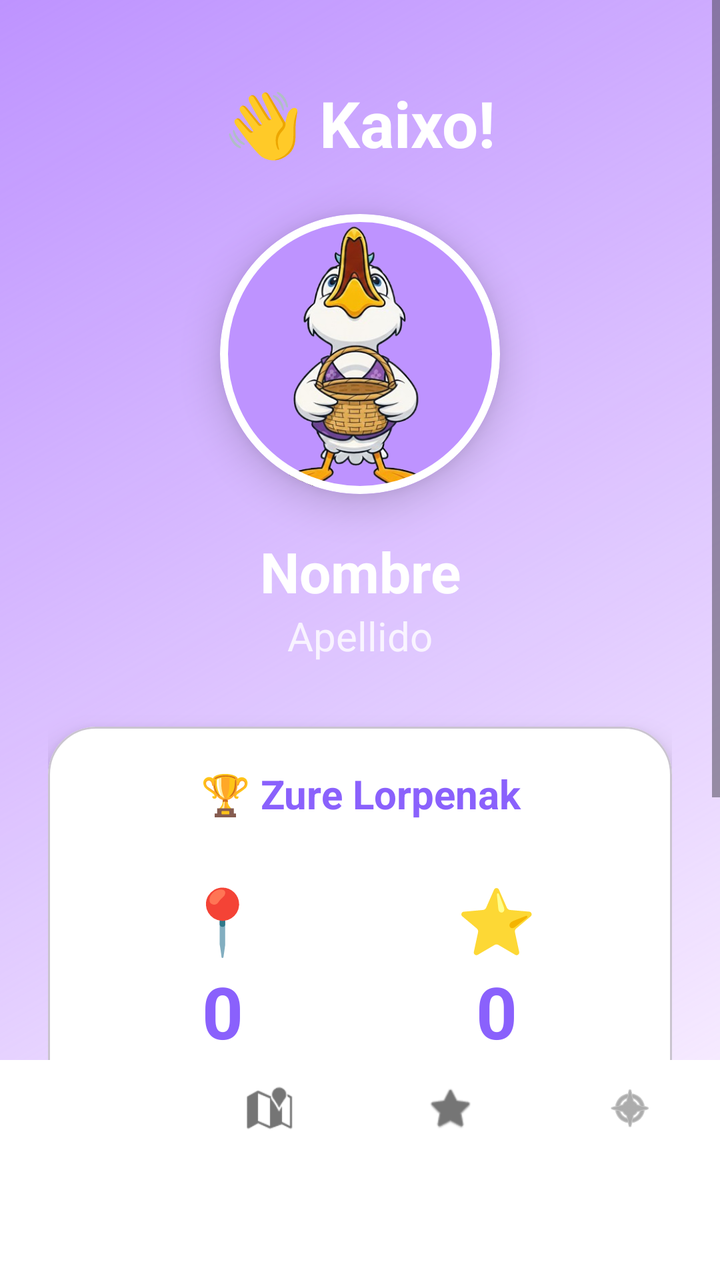
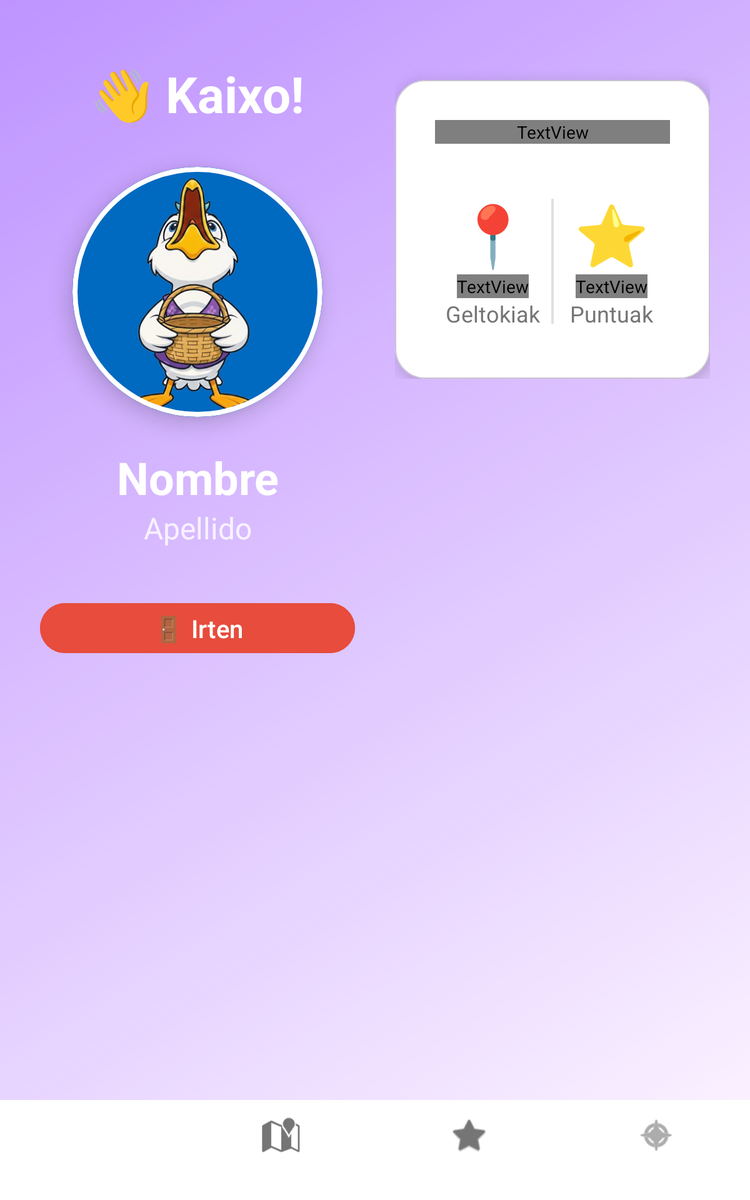

Compare how this app lays out the same screen by default and in its alternative resource folder. The renders come first, then the two layout files and the values they reference.
<!-- AndroidManifest.xml: application theme Theme.MentxuApp -->
<!-- res/layout/activity_perfil.xml -->
<?xml version="1.0" encoding="utf-8"?>
<androidx.constraintlayout.widget.ConstraintLayout 
    xmlns:android="http://schemas.android.com/apk/res/android"
    xmlns:app="http://schemas.android.com/apk/res-auto"
    android:layout_width="match_parent"
    android:layout_height="match_parent"
    android:background="@drawable/gradient_premium">

    <ScrollView
        android:layout_width="0dp"
        android:layout_height="0dp"
        app:layout_constraintTop_toTopOf="parent"
        app:layout_constraintBottom_toTopOf="@+id/bottom_navigation"
        app:layout_constraintStart_toStartOf="parent"
        app:layout_constraintEnd_toEndOf="parent">

        <LinearLayout
            android:layout_width="match_parent"
            android:layout_height="wrap_content"
            android:orientation="vertical"
            android:padding="24dp"
            android:gravity="center_horizontal">

            
            <TextView
                android:layout_width="wrap_content"
                android:layout_height="wrap_content"
                android:layout_marginTop="16dp"
                android:text="👋 Kaixo!"
                android:textColor="@android:color/white"
                android:textSize="32sp"
                android:textStyle="bold" />

            
            <com.google.android.material.card.MaterialCardView
                android:layout_width="140dp"
                android:layout_height="140dp"
                android:layout_marginTop="24dp"
                app:cardCornerRadius="70dp"
                app:cardElevation="12dp"
                app:strokeColor="@android:color/white"
                app:strokeWidth="4dp">

                <ImageView
                    android:id="@+id/ivAvatar"
                    android:layout_width="match_parent"
                    android:layout_height="match_parent"
                    android:scaleType="centerCrop"
                    android:src="@drawable/mentxu_cesta"
                    android:background="@color/lavender" />

            </com.google.android.material.card.MaterialCardView>

            
            <TextView
                android:id="@+id/tvNombre"
                android:layout_width="match_parent"
                android:layout_height="wrap_content"
                android:layout_marginTop="20dp"
                android:gravity="center"
                android:text="Nombre"
                android:textColor="@android:color/white"
                android:textSize="28sp"
                android:textStyle="bold" />

            
            <TextView
                android:id="@+id/tvApellido"
                android:layout_width="match_parent"
                android:layout_height="wrap_content"
                android:gravity="center"
                android:text="Apellido"
                android:textColor="#CCFFFFFF"
                android:textSize="20sp" />

            
            <com.google.android.material.card.MaterialCardView
                android:layout_width="match_parent"
                android:layout_height="wrap_content"
                android:layout_marginTop="32dp"
                app:cardCornerRadius="24dp"
                app:cardElevation="8dp"
                app:cardBackgroundColor="@android:color/white">

                <LinearLayout
                    android:layout_width="match_parent"
                    android:layout_height="wrap_content"
                    android:orientation="vertical"
                    android:padding="20dp">

                    <TextView
                        android:layout_width="match_parent"
                        android:layout_height="wrap_content"
                        android:text="🏆 Zure Lorpenak"
                        android:textColor="@color/purple"
                        android:textSize="20sp"
                        android:textStyle="bold"
                        android:gravity="center" />

                    <LinearLayout
                        android:layout_width="match_parent"
                        android:layout_height="wrap_content"
                        android:layout_marginTop="20dp"
                        android:orientation="horizontal">

                        
                        <LinearLayout
                            android:layout_width="0dp"
                            android:layout_height="wrap_content"
                            android:layout_weight="1"
                            android:gravity="center"
                            android:orientation="vertical"
                            android:padding="8dp">

                            <TextView
                                android:layout_width="wrap_content"
                                android:layout_height="wrap_content"
                                android:text="📍"
                                android:textSize="32sp" />

                            <TextView
                                android:id="@+id/tvParadasCompletadas"
                                android:layout_width="wrap_content"
                                android:layout_height="wrap_content"
                                android:text="0"
                                android:textColor="@color/purple"
                                android:textSize="36sp"
                                android:textStyle="bold" />

                            <TextView
                                android:layout_width="wrap_content"
                                android:layout_height="wrap_content"
                                android:text="Geltokiak"
                                android:textColor="@color/texto_secundario"
                                android:textSize="14sp" />

                        </LinearLayout>

                        
                        <View
                            android:layout_width="2dp"
                            android:layout_height="80dp"
                            android:layout_gravity="center"
                            android:background="@color/yellow" />

                        
                        <LinearLayout
                            android:layout_width="0dp"
                            android:layout_height="wrap_content"
                            android:layout_weight="1"
                            android:gravity="center"
                            android:orientation="vertical"
                            android:padding="8dp">

                            <TextView
                                android:layout_width="wrap_content"
                                android:layout_height="wrap_content"
                                android:text="⭐"
                                android:textSize="32sp" />

                            <TextView
                                android:id="@+id/tvPuntuacionTotal"
                                android:layout_width="wrap_content"
                                android:layout_height="wrap_content"
                                android:text="0"
                                android:textColor="@color/purple"
                                android:textSize="36sp"
                                android:textStyle="bold" />

                            <TextView
                                android:layout_width="wrap_content"
                                android:layout_height="wrap_content"
                                android:text="Puntuak"
                                android:textColor="@color/texto_secundario"
                                android:textSize="14sp" />

                        </LinearLayout>

                    </LinearLayout>

                </LinearLayout>

            </com.google.android.material.card.MaterialCardView>

            
            <Button
                android:id="@+id/btnCerrarSesion"
                android:layout_width="match_parent"
                android:layout_height="wrap_content"
                android:layout_marginTop="32dp"
                android:layout_marginBottom="24dp"
                android:backgroundTint="@color/pink"
                android:text="🚪 Irten"
                android:textColor="@android:color/white"
                android:textSize="18sp" />

        </LinearLayout>
    </ScrollView>

    <com.google.android.material.bottomnavigation.BottomNavigationView
        android:id="@+id/bottom_navigation"
        android:layout_width="0dp"
        android:layout_height="110dp"
        android:background="@color/white"
        app:elevation="8dp"
        app:itemIconTint="@color/nav_item_color"
        app:itemTextColor="@color/nav_item_color"
        app:labelVisibilityMode="labeled"
        app:menu="@menu/bottom_nav_menu"
        app:layout_constraintBottom_toBottomOf="parent"
        app:layout_constraintStart_toStartOf="parent"
        app:layout_constraintEnd_toEndOf="parent" />

</androidx.constraintlayout.widget.ConstraintLayout>
<!-- resources referenced by this layout -->
<resources>
  <color name="lavender">#BE93FF</color>
  <color name="purple">#8A61FC</color>
  <color name="texto_secundario">#757575</color>
  <color name="white">#FFFFFFFF</color>
  <!-- drawable gradient_premium (drawable) -->
  <?xml version="1.0" encoding="utf-8"?>
  <shape xmlns:android="http://schemas.android.com/apk/res/android">
      <gradient
          android:startColor="@color/pink"
          android:endColor="@color/lavender"
          android:angle="135"/>
  </shape>
  <!-- drawable mentxu_cesta: png bitmap (drawable, 127494 bytes) -->
  <style name="Theme.MentxuApp" parent="Theme.Material3.DayNight.NoActionBar">
          
          
          
      </style>
</resources>
<!-- res/layout-sw600dp/activity_perfil.xml (the repository's variant of the layout above) -->
<!-- drawn on a 7-inch tablet held upright -->
<?xml version="1.0" encoding="utf-8"?>
<androidx.constraintlayout.widget.ConstraintLayout 
    xmlns:android="http://schemas.android.com/apk/res/android"
    xmlns:app="http://schemas.android.com/apk/res-auto"
    android:layout_width="match_parent"
    android:layout_height="match_parent"
    android:background="@drawable/gradient_premium">

    <ScrollView
        android:layout_width="0dp"
        android:layout_height="0dp"
        app:layout_constraintTop_toTopOf="parent"
        app:layout_constraintBottom_toTopOf="@+id/bottom_navigation"
        app:layout_constraintStart_toStartOf="parent"
        app:layout_constraintEnd_toEndOf="parent">

        
        <LinearLayout
            android:layout_width="match_parent"
            android:layout_height="wrap_content"
            android:orientation="horizontal"
            android:padding="32dp"
            android:baselineAligned="false">

            
            <LinearLayout
                android:layout_width="0dp"
                android:layout_height="wrap_content"
                android:layout_weight="1"
                android:orientation="vertical"
                android:gravity="center_horizontal"
                android:paddingEnd="16dp">

                <TextView
                    android:layout_width="wrap_content"
                    android:layout_height="wrap_content"
                    android:layout_marginTop="16dp"
                    android:text="👋 Kaixo!"
                    android:textColor="@android:color/white"
                    android:textSize="40sp"
                    android:textStyle="bold" />

                <com.google.android.material.card.MaterialCardView
                    android:layout_width="200dp"
                    android:layout_height="200dp"
                    android:layout_marginTop="32dp"
                    app:cardCornerRadius="100dp"
                    app:cardElevation="12dp"
                    app:strokeColor="@android:color/white"
                    app:strokeWidth="4dp">

                    <ImageView
                        android:id="@+id/ivAvatar"
                        android:layout_width="match_parent"
                        android:layout_height="match_parent"
                        android:scaleType="centerCrop"
                        android:src="@drawable/mentxu_cesta"
                        android:background="@color/paletteBlue1" />

                </com.google.android.material.card.MaterialCardView>

                <TextView
                    android:id="@+id/tvNombre"
                    android:layout_width="match_parent"
                    android:layout_height="wrap_content"
                    android:layout_marginTop="24dp"
                    android:gravity="center"
                    android:text="Nombre"
                    android:textColor="@android:color/white"
                    android:textSize="36sp"
                    android:textStyle="bold" />

                <TextView
                    android:id="@+id/tvApellido"
                    android:layout_width="match_parent"
                    android:layout_height="wrap_content"
                    android:gravity="center"
                    android:text="Apellido"
                    android:textColor="#CCFFFFFF"
                    android:textSize="24sp" />
                    
                <Button
                    android:id="@+id/btnCerrarSesion"
                    android:layout_width="match_parent"
                    android:layout_height="wrap_content"
                    android:layout_marginTop="40dp"
                    android:backgroundTint="#E74C3C"
                    android:text="🚪 Irten"
                    android:textColor="@android:color/white"
                    android:textSize="20sp" />

            </LinearLayout>

            
            <LinearLayout
                android:layout_width="0dp"
                android:layout_height="wrap_content"
                android:layout_weight="1"
                android:orientation="vertical"
                android:paddingStart="16dp"
                android:gravity="center_vertical">

                <com.google.android.material.card.MaterialCardView
                    android:layout_width="match_parent"
                    android:layout_height="wrap_content"
                    android:layout_marginTop="32dp"
                    app:cardCornerRadius="24dp"
                    app:cardElevation="8dp"
                    app:cardBackgroundColor="@android:color/white">

                    <LinearLayout
                        android:layout_width="match_parent"
                        android:layout_height="wrap_content"
                        android:orientation="vertical"
                        android:padding="32dp">

                        <TextView
                            android:layout_width="match_parent"
                            android:layout_height="wrap_content"
                            android:text="🏆 Zure Lorpenak"
                            android:textColor="@color/maritime_blue"
                            android:textSize="28sp"
                            android:textStyle="bold"
                            android:gravity="center" />

                        <LinearLayout
                            android:layout_width="match_parent"
                            android:layout_height="wrap_content"
                            android:layout_marginTop="32dp"
                            android:orientation="horizontal">

                            
                            <LinearLayout
                                android:layout_width="0dp"
                                android:layout_height="wrap_content"
                                android:layout_weight="1"
                                android:gravity="center"
                                android:orientation="vertical"
                                android:padding="8dp">

                                <TextView
                                    android:layout_width="wrap_content"
                                    android:layout_height="wrap_content"
                                    android:text="📍"
                                    android:textSize="48sp" />

                                <TextView
                                    android:id="@+id/tvParadasCompletadas"
                                    android:layout_width="wrap_content"
                                    android:layout_height="wrap_content"
                                    android:text="0"
                                    android:textColor="@color/maritime_blue"
                                    android:textSize="48sp"
                                    android:textStyle="bold" />

                                <TextView
                                    android:layout_width="wrap_content"
                                    android:layout_height="wrap_content"
                                    android:text="Geltokiak"
                                    android:textColor="@color/texto_secundario"
                                    android:textSize="18sp" />

                            </LinearLayout>

                            
                            <View
                                android:layout_width="2dp"
                                android:layout_height="100dp"
                                android:layout_gravity="center"
                                android:background="#E0E0E0" />

                            
                            <LinearLayout
                                android:layout_width="0dp"
                                android:layout_height="wrap_content"
                                android:layout_weight="1"
                                android:gravity="center"
                                android:orientation="vertical"
                                android:padding="8dp">

                                <TextView
                                    android:layout_width="wrap_content"
                                    android:layout_height="wrap_content"
                                    android:text="⭐"
                                    android:textSize="48sp" />

                                <TextView
                                    android:id="@+id/tvPuntuacionTotal"
                                    android:layout_width="wrap_content"
                                    android:layout_height="wrap_content"
                                    android:text="0"
                                    android:textColor="@color/maritime_blue"
                                    android:textSize="48sp"
                                    android:textStyle="bold" />

                                <TextView
                                    android:layout_width="wrap_content"
                                    android:layout_height="wrap_content"
                                    android:text="Puntuak"
                                    android:textColor="@color/texto_secundario"
                                    android:textSize="18sp" />

                            </LinearLayout>

                        </LinearLayout>

                    </LinearLayout>

                </com.google.android.material.card.MaterialCardView>

            </LinearLayout>

        </LinearLayout>
    </ScrollView>

    <com.google.android.material.bottomnavigation.BottomNavigationView
        android:id="@+id/bottom_navigation"
        android:layout_width="0dp"
        android:layout_height="80dp"
        android:background="@color/white"
        app:elevation="8dp"
        app:itemIconTint="@color/nav_item_color"
        app:itemTextColor="@color/nav_item_color"
        app:labelVisibilityMode="labeled"
        app:menu="@menu/bottom_nav_menu"
        app:itemIconSize="32dp"
        app:layout_constraintBottom_toBottomOf="parent"
        app:layout_constraintStart_toStartOf="parent"
        app:layout_constraintEnd_toEndOf="parent" />

</androidx.constraintlayout.widget.ConstraintLayout>
<!-- resources referenced by the variant -->
<!-- as a 7-inch tablet held upright resolves them -->
<resources>
  <color name="paletteBlue1">#0069c0</color>
  <color name="texto_secundario">#757575</color>
  <color name="white">#FFFFFFFF</color>
  <!-- drawable gradient_premium (drawable) -->
  <?xml version="1.0" encoding="utf-8"?>
  <shape xmlns:android="http://schemas.android.com/apk/res/android">
      <gradient
          android:startColor="@color/pink"
          android:endColor="@color/lavender"
          android:angle="135"/>
  </shape>
  <!-- drawable mentxu_cesta: png bitmap (drawable, 127494 bytes) -->
  <style name="Theme.MentxuApp" parent="Theme.Material3.DayNight.NoActionBar">
          
          
          
      </style>
  <color name="lavender">#BE93FF</color>
</resources>
